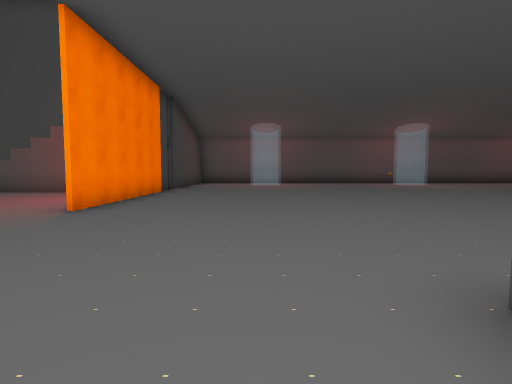
view 1 (above)

21 first-person views from a walk through a scene from a Unity 3-D project. The camera is 1.4 m above the floor, tilts 4° down and sees 80° across. The floor is counted in squares, 2 m on a side. Each view is taken from the middle of a square. On the plan, view 1 faces up. The plan holds only what a view shows up to about 10 squares ahead; the rest is blank. The place goes on beyond the plan. The player is left out.

view 2
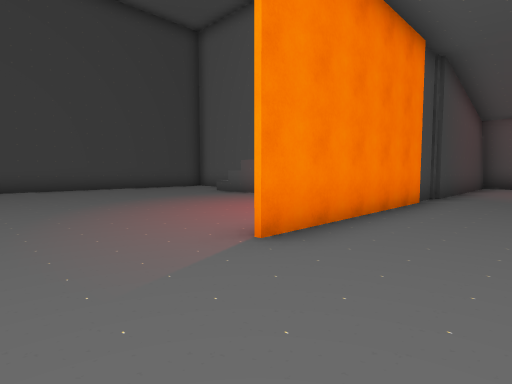

view 3
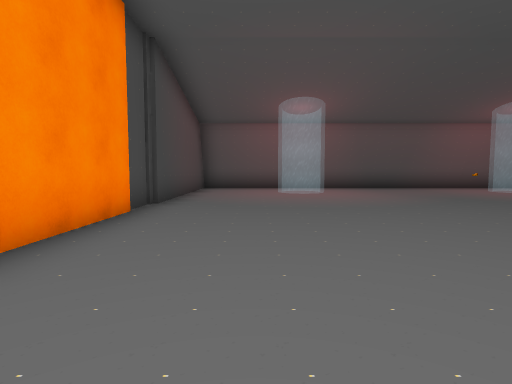

view 4
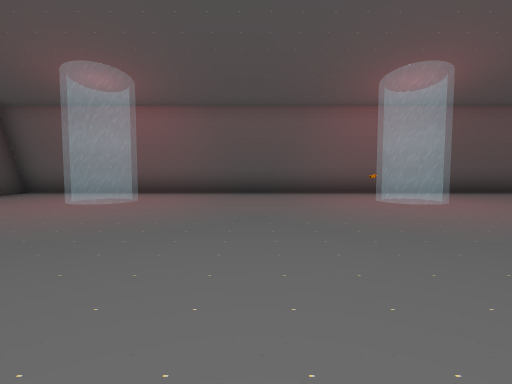

view 5
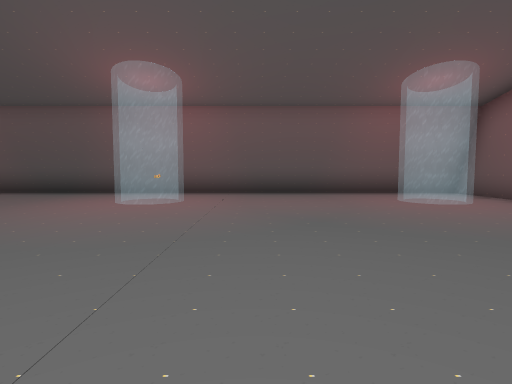

view 6
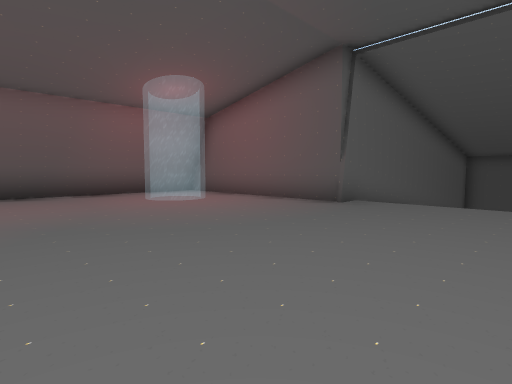

view 7
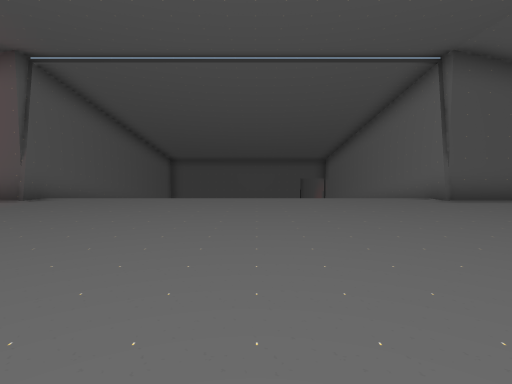

view 8
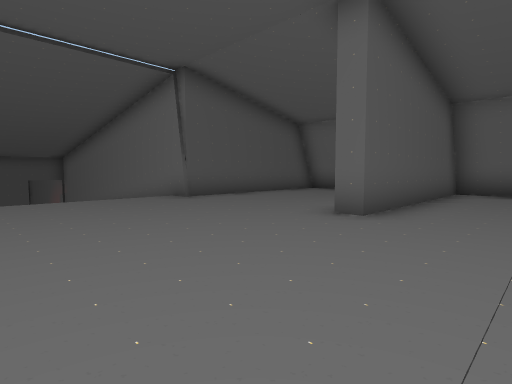

view 9
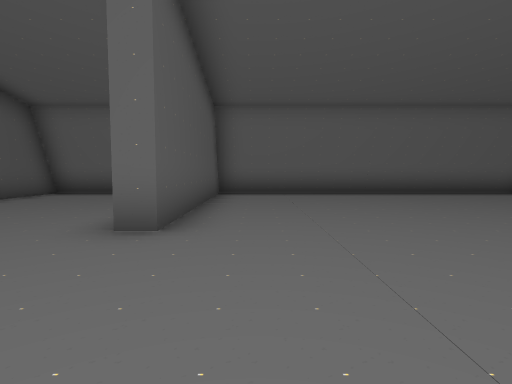

view 10
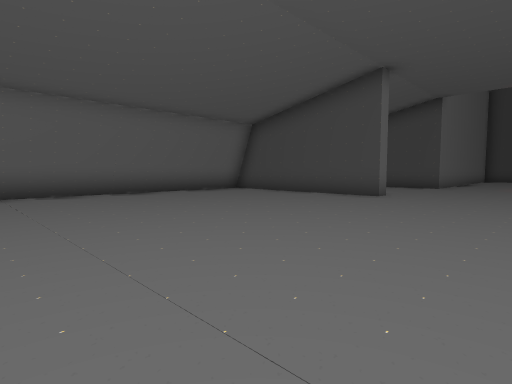

view 11
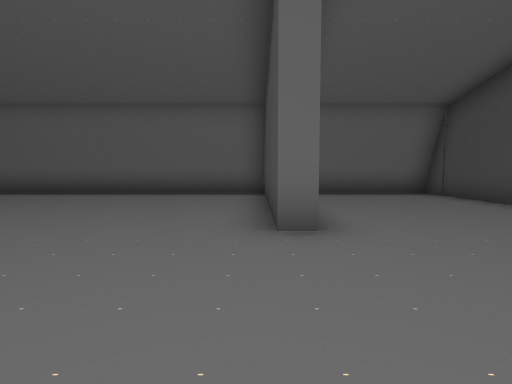

view 12
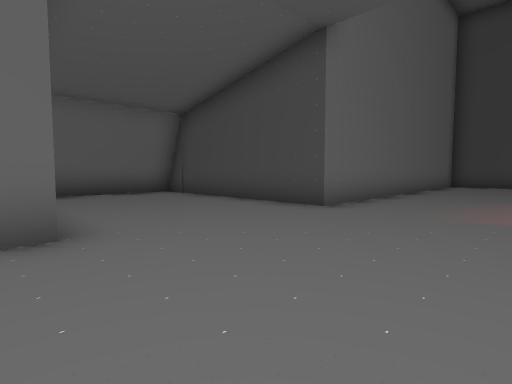

view 13
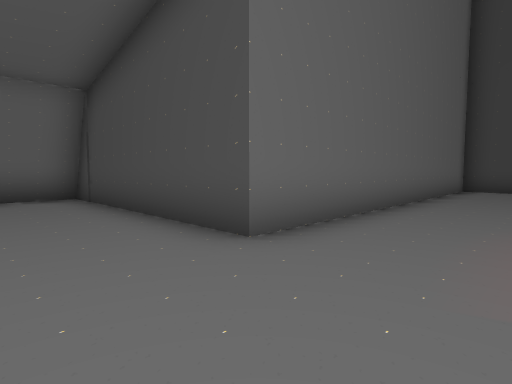

view 14
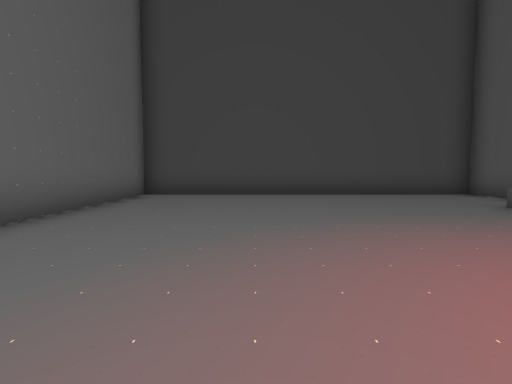

view 15
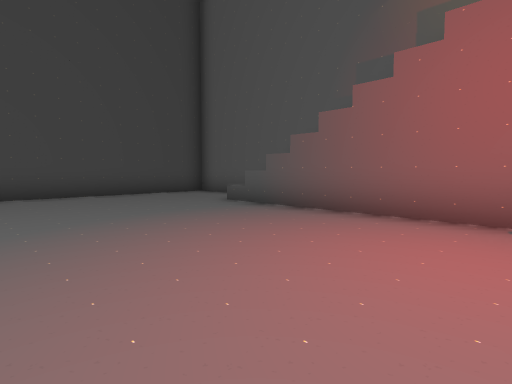

view 16
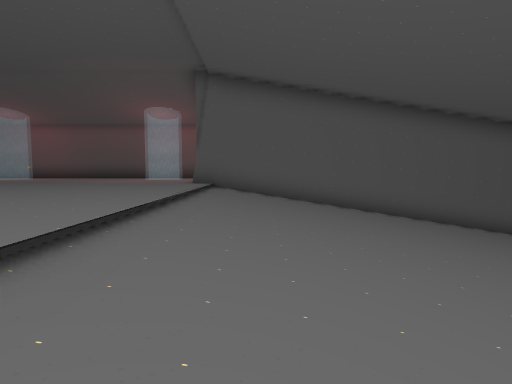

view 17
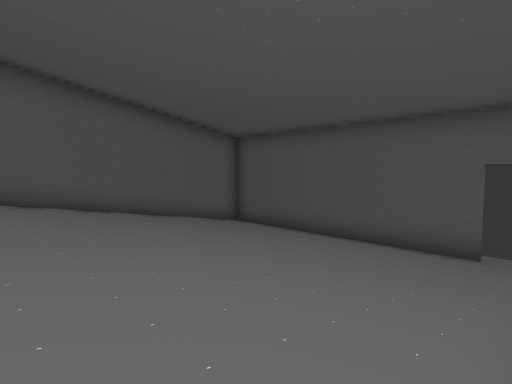

view 18
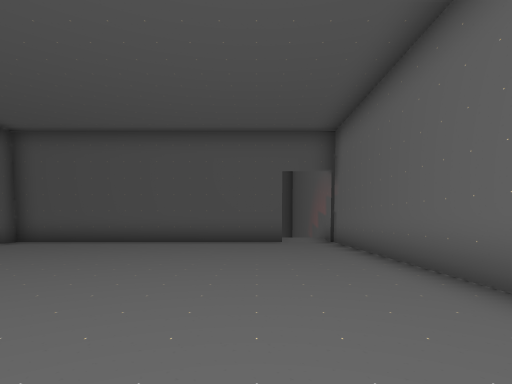

view 19
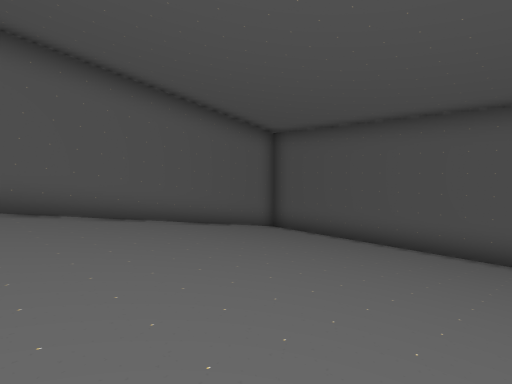

view 20
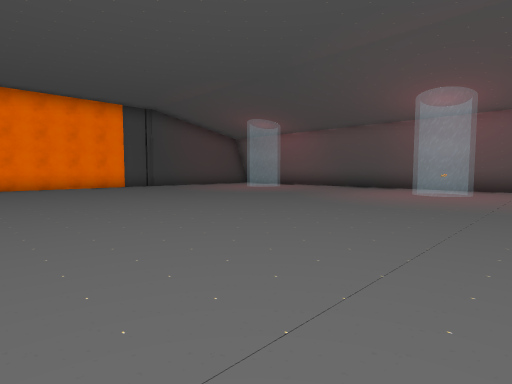

view 21
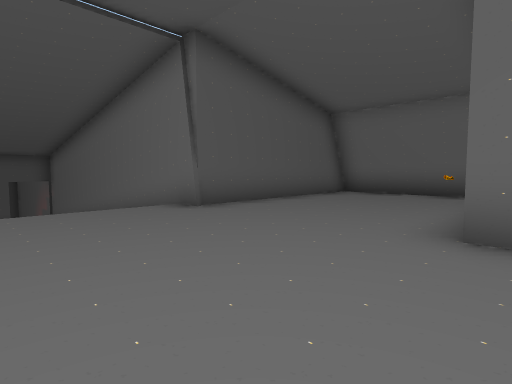

### Floor plan
Key: @ floor where view 1 was taken; # wall or solid block; . floor; / step, stairs or slope; = window, fence, low wall or low ledge; ^ raised ledge; v drop or lower ground; O other object.
Columns run from 13 left of view 1 to 29 right of it. Each row starts with its distance up from view 1.
 17           #####################
 16           #...................#
 15           #..==.....==.....=..#
 14           #...................#
 13           #...................#
 12 ####     ##...................#############
 11 #..      #....................////////////#
 10 #...^#####....................////////////#
  9 #........ #...................////////////#
  8 #.........#...................////////////#
  7 #.........#...................////////////#
  6 #.........#...................////////////#
  5 #.............................////////////#
  4 #.............................////////////#
  3 #.............................////////////v
  2 #.............................////////////v
  1 ##########.....#.........#....#############
  0          #...@.#.........#....#
 -1          #.....#.........#....#
 -2          #.....#.........#....#
 -3          #.... #.........#O...#
 -4          ######################

Where each view was taken, in squares from view 1:
view 1: 0 up, 0 right, facing up
view 2: 3 up, 1 left, facing up-left
view 3: 5 up, 1 left, facing up
view 4: 8 up, 4 right, facing up
view 5: 8 up, 10 right, facing up
view 6: 8 up, 10 right, facing up-right
view 7: 6 up, 9 right, facing right
view 8: 6 up, 9 right, facing down-right
view 9: 5 up, 10 right, facing down
view 10: 5 up, 10 right, facing down-left
view 11: 5 up, 2 right, facing down
view 12: 5 up, 2 right, facing down-left
view 13: 4 up, 1 left, facing down-left
view 14: 5 up, 4 left, facing left
view 15: 5 up, 4 left, facing up-left
view 16: 2 up, 18 right, facing up
view 17: 2 up, 20 right, facing up-right
view 18: 4 up, 19 right, facing right
view 19: 4 up, 20 right, facing up-right
view 20: 5 up, 10 right, facing up-left
view 21: 5 up, 11 right, facing down-right
